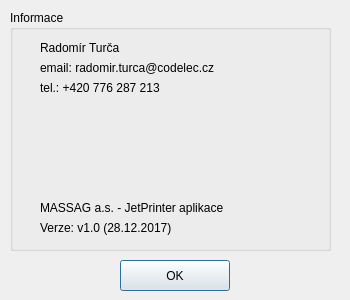
<?xml version="1.0" encoding="UTF-8"?>
<ui version="4.0">
 <class>infoDialog</class>
 <widget class="QDialog" name="infoDialog">
  <property name="windowModality">
   <enum>Qt::ApplicationModal</enum>
  </property>
  <property name="geometry">
   <rect>
    <x>0</x>
    <y>0</y>
    <width>350</width>
    <height>300</height>
   </rect>
  </property>
  <property name="minimumSize">
   <size>
    <width>350</width>
    <height>300</height>
   </size>
  </property>
  <property name="maximumSize">
   <size>
    <width>350</width>
    <height>300</height>
   </size>
  </property>
  <property name="windowTitle">
   <string>Info</string>
  </property>
  <property name="windowIcon">
   <iconset resource="JetPrinterUI.qrc">
    <normaloff>:/images/info.ico</normaloff>:/images/info.ico</iconset>
  </property>
  <widget class="QPushButton" name="pushButton">
   <property name="geometry">
    <rect>
     <x>120</x>
     <y>260</y>
     <width>110</width>
     <height>31</height>
    </rect>
   </property>
   <property name="text">
    <string>OK</string>
   </property>
  </widget>
  <widget class="QGroupBox" name="groupBox">
   <property name="geometry">
    <rect>
     <x>10</x>
     <y>10</y>
     <width>321</width>
     <height>241</height>
    </rect>
   </property>
   <property name="title">
    <string>Informace</string>
   </property>
   <widget class="QLabel" name="label">
    <property name="geometry">
     <rect>
      <x>30</x>
      <y>30</y>
      <width>271</width>
      <height>16</height>
     </rect>
    </property>
    <property name="text">
     <string>Radomír Turča</string>
    </property>
   </widget>
   <widget class="QLabel" name="label_2">
    <property name="geometry">
     <rect>
      <x>30</x>
      <y>70</y>
      <width>271</width>
      <height>16</height>
     </rect>
    </property>
    <property name="text">
     <string>tel.: +420 776 287 213</string>
    </property>
   </widget>
   <widget class="QLabel" name="label_3">
    <property name="geometry">
     <rect>
      <x>30</x>
      <y>210</y>
      <width>281</width>
      <height>16</height>
     </rect>
    </property>
    <property name="text">
     <string>Verze: v1.0 (28.12.2017)</string>
    </property>
   </widget>
   <widget class="QLabel" name="label_4">
    <property name="geometry">
     <rect>
      <x>30</x>
      <y>190</y>
      <width>211</width>
      <height>16</height>
     </rect>
    </property>
    <property name="text">
     <string>MASSAG a.s. - JetPrinter aplikace</string>
    </property>
   </widget>
   <widget class="QLabel" name="label_5">
    <property name="geometry">
     <rect>
      <x>30</x>
      <y>50</y>
      <width>271</width>
      <height>16</height>
     </rect>
    </property>
    <property name="text">
     <string>email: radomir.turca@codelec.cz</string>
    </property>
   </widget>
   <widget class="QLabel" name="label_6">
    <property name="geometry">
     <rect>
      <x>20</x>
      <y>110</y>
      <width>281</width>
      <height>71</height>
     </rect>
    </property>
    <property name="text">
     <string/>
    </property>
    <property name="pixmap">
     <pixmap resource="JetPrinterUI.qrc">:/images/masssag.ico</pixmap>
    </property>
   </widget>
  </widget>
 </widget>
 <resources>
  <include location="JetPrinterUI.qrc"/>
 </resources>
 <connections>
  <connection>
   <sender>pushButton</sender>
   <signal>clicked()</signal>
   <receiver>infoDialog</receiver>
   <slot>accept()</slot>
   <hints>
    <hint type="sourcelabel">
     <x>317</x>
     <y>261</y>
    </hint>
    <hint type="destinationlabel">
     <x>199</x>
     <y>149</y>
    </hint>
   </hints>
  </connection>
 </connections>
</ui>
